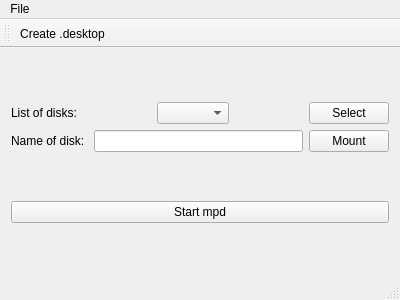
<?xml version="1.0" encoding="UTF-8"?>
<ui version="4.0">
 <class>MainWindow</class>
 <widget class="QMainWindow" name="MainWindow">
  <property name="geometry">
   <rect>
    <x>0</x>
    <y>0</y>
    <width>400</width>
    <height>300</height>
   </rect>
  </property>
  <property name="windowTitle">
   <string>MainWindow</string>
  </property>
  <widget class="QWidget" name="centralWidget">
   <layout class="QVBoxLayout" name="verticalLayout_2">
    <item>
     <layout class="QVBoxLayout" name="verticalLayout">
      <item>
       <layout class="QHBoxLayout" name="horizontalLayout_3">
        <item>
         <widget class="QLabel" name="label_2">
          <property name="text">
           <string>List of disks:</string>
          </property>
         </widget>
        </item>
        <item>
         <spacer name="horizontalSpacer_2">
          <property name="orientation">
           <enum>Qt::Horizontal</enum>
          </property>
          <property name="sizeHint" stdset="0">
           <size>
            <width>40</width>
            <height>20</height>
           </size>
          </property>
         </spacer>
        </item>
        <item>
         <widget class="QComboBox" name="comboBox"/>
        </item>
        <item>
         <spacer name="horizontalSpacer">
          <property name="orientation">
           <enum>Qt::Horizontal</enum>
          </property>
          <property name="sizeHint" stdset="0">
           <size>
            <width>40</width>
            <height>20</height>
           </size>
          </property>
         </spacer>
        </item>
        <item>
         <widget class="QPushButton" name="pushButton_3">
          <property name="text">
           <string>Select</string>
          </property>
         </widget>
        </item>
       </layout>
      </item>
      <item>
       <layout class="QHBoxLayout" name="horizontalLayout_2">
        <item>
         <layout class="QHBoxLayout" name="horizontalLayout">
          <item>
           <widget class="QLabel" name="label">
            <property name="text">
             <string>Name of disk: </string>
            </property>
           </widget>
          </item>
          <item>
           <widget class="QLineEdit" name="lineEdit"/>
          </item>
          <item>
           <widget class="QPushButton" name="pushButton_2">
            <property name="text">
             <string>Mount</string>
            </property>
           </widget>
          </item>
         </layout>
        </item>
       </layout>
      </item>
     </layout>
    </item>
    <item>
     <widget class="QPushButton" name="pushButton">
      <property name="text">
       <string>Start mpd</string>
      </property>
     </widget>
    </item>
   </layout>
  </widget>
  <widget class="QMenuBar" name="menuBar">
   <property name="geometry">
    <rect>
     <x>0</x>
     <y>0</y>
     <width>400</width>
     <height>23</height>
    </rect>
   </property>
   <widget class="QMenu" name="menuFile">
    <property name="title">
     <string>File</string>
    </property>
    <addaction name="actionCreate_desktop"/>
    <addaction name="actionQuit"/>
   </widget>
   <addaction name="menuFile"/>
  </widget>
  <widget class="QToolBar" name="mainToolBar">
   <attribute name="toolBarArea">
    <enum>TopToolBarArea</enum>
   </attribute>
   <attribute name="toolBarBreak">
    <bool>false</bool>
   </attribute>
   <addaction name="actionCreate_desktop"/>
  </widget>
  <widget class="QStatusBar" name="statusBar"/>
  <action name="actionCreate_desktop">
   <property name="text">
    <string>Create .desktop</string>
   </property>
  </action>
  <action name="actionQuit">
   <property name="text">
    <string>Quit</string>
   </property>
  </action>
 </widget>
 <layoutdefault spacing="6" margin="11"/>
 <resources/>
 <connections/>
</ui>
